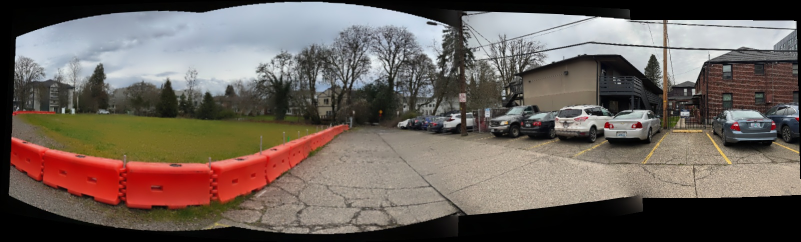
#> input picture ai-panorama/ai-panorama.jpg, 1601 x 483 px (shown at 1/2 size)
$ python ai-panorama.py ai-panorama.jpg
#> lines starting #> are read from the running program, lines starting #| are printed output that depends on the picture
#!/usr/bin/env python3
"""
Sequential stitching with a simple fallback window.

Behavior:
- Stitch in order (1,2,3,...).
- Primary attempt: stitch [current_pano, next_image]
- If that fails: stitch a small RAW window [prev_raw, next_raw, nextnext_raw]
  and then stitch [current_pano, window_pano]
- If still fails: skip and continue.

Run:
  cd ai-panorama
  python ai-panorama.py --pano-conf 0.1 --resize 0.85 images/*.png
"""

import re
import sys
import argparse
from pathlib import Path
import cv2 as cv


def natural_key(s: str):
    return [int(t) if t.isdigit() else t.lower() for t in re.split(r"(\d+)", s)]


def make_stitcher(mode, pano_conf):
    s = cv.Stitcher_create(mode)
    if hasattr(s, "setPanoConfidenceThresh"):
        s.setPanoConfidenceThresh(pano_conf)
    return s


def stitch_pair(mode, pano_conf, a, b):
    stitcher = make_stitcher(mode, pano_conf)
    status, pano = stitcher.stitch([a, b])
    return status, pano


def stitch_batch(mode, pano_conf, imgs):
    stitcher = make_stitcher(mode, pano_conf)
    status, pano = stitcher.stitch(imgs)
    return status, pano


def main():
    parser = argparse.ArgumentParser()
    parser.add_argument("img", nargs="+")
    parser.add_argument("--mode", choices=("panorama", "scans"), default="panorama")
    parser.add_argument("--pano-conf", type=float, default=0.1)
    parser.add_argument("--resize", type=float, default=0.85)
    args = parser.parse_args()

    mode = cv.Stitcher_PANORAMA if args.mode == "panorama" else cv.Stitcher_SCANS

    paths = sorted([Path(p) for p in args.img], key=lambda p: natural_key(p.name))
    print("Order:")
    for p in paths:
        print(" ", p.name)

    imgs = []
    for p in paths:
        im = cv.imread(str(p))
#> im is the input picture: shape (483, 1601, 3); mean B, G, R 91.8, 98.5, 109.2
        if im is None:
            print(f"Can't read {p}")
            sys.exit(1)
        if args.resize != 1.0:
            im = cv.resize(im, None, fx=args.resize, fy=args.resize, interpolation=cv.INTER_AREA)
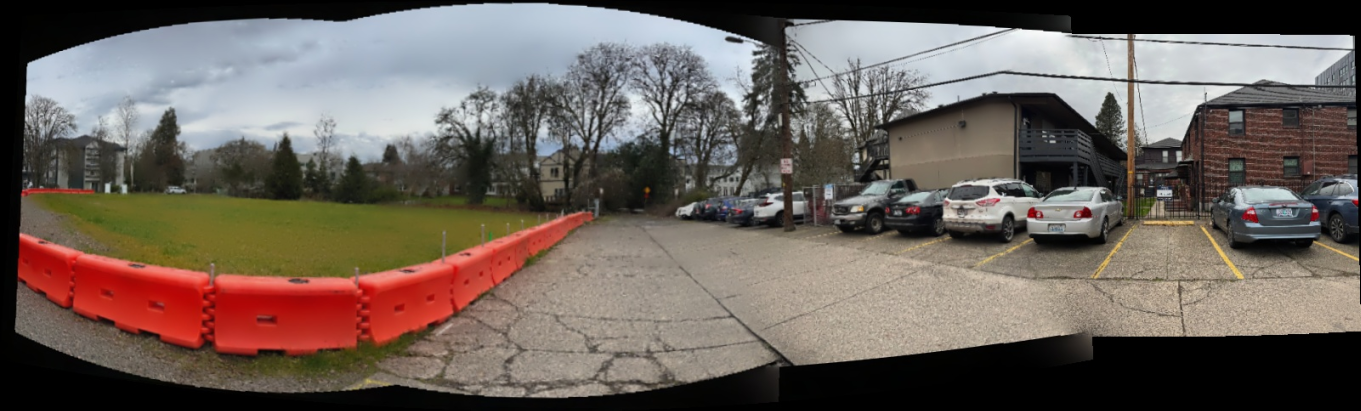
#> im: shape (411, 1361, 3); mean B, G, R 91.7, 98.4, 109.1
        imgs.append(im)

    result = imgs[0]
    used = [paths[0].name]

    for i in range(1, len(imgs)):
        print(f"Stitching next: {paths[i].name} ...")

        # Primary: pano + next
        status, pano = stitch_pair(mode, args.pano_conf, result, imgs[i])
        if status == cv.Stitcher_OK:
            result = pano
            used.append(paths[i].name)
            print(f"  [ok] now used {len(used)} images")
            continue

        print(f"  [warn] primary failed (status={status}). Trying fallback window...")

        # Fallback: stitch small raw window (prev_raw, next_raw, nextnext_raw)
        # We use imgs[i-1] (the raw previous image) as an anchor.
        window = [imgs[i-1], imgs[i]]
        if i + 1 < len(imgs):
            window.append(imgs[i+1])

        wstatus, wpano = stitch_batch(mode, args.pano_conf, window)
        if wstatus != cv.Stitcher_OK:
            print(f"  [skip] fallback window failed (status={wstatus})")
            continue

        # Merge: pano + window pano
        mstatus, mpano = stitch_pair(mode, args.pano_conf, result, wpano)
        if mstatus != cv.Stitcher_OK:
            print(f"  [skip] merge fallback failed (status={mstatus})")
            continue

        result = mpano
        used.append(paths[i].name)  # count the "next" image as used
        print(f"  [ok] fallback succeeded, now used {len(used)} images")
#> this loop made 0 passes
#> after the loop, used = ['ai-panorama.jpg']

    out_path = Path("ai-panorama.jpg")
    cv.imwrite(str(out_path), result)
    print("✅ Saved:", out_path)

    print("\n✅ Saved:", out_path)
    print("Used images:")
    for name in used:
        print(" ", name)
#> this loop made 1 pass
#|   ai-panorama.jpg


if __name__ == "__main__":
    main()
    cv.destroyAllWindows()
